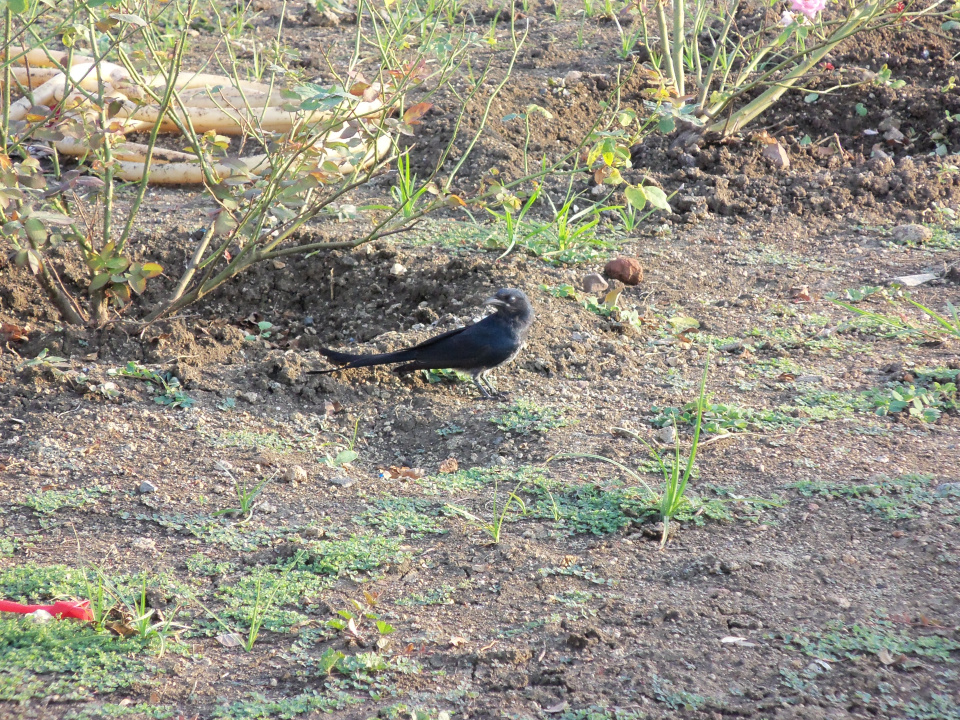
#> input picture birddetection/train/100_4082.JPG, 2880 x 2160 px, given in place of 5067788085_a0863c2908_o.jpg, which was not available (shown at 1/3 size)
$ python combine.py
#> lines starting #> are read from the running program, lines starting #| are printed output that depends on the picture; pictures that were not available may be replaced by others from this repository, and a replacement may not be noted
import os
import cv2
import numpy as np
f = open('bounding_boxes.txt')
#> (reads birddetection/bounding_boxes.txt from the repository)
line = f.readline()
i=0

while (i<300):
    c=[]
    i=i+1
    for word in line.split():
           c.append(word)

    im=cv2.imread("train/"+c[0])
#> im is the input picture: shape (2160, 2880, 3); mean B, G, R 131.7, 145.6, 149.9
    im2=im[int(c[2]):int(c[2])+int(c[4]),int(c[1]):int(c[1]+c[3])]
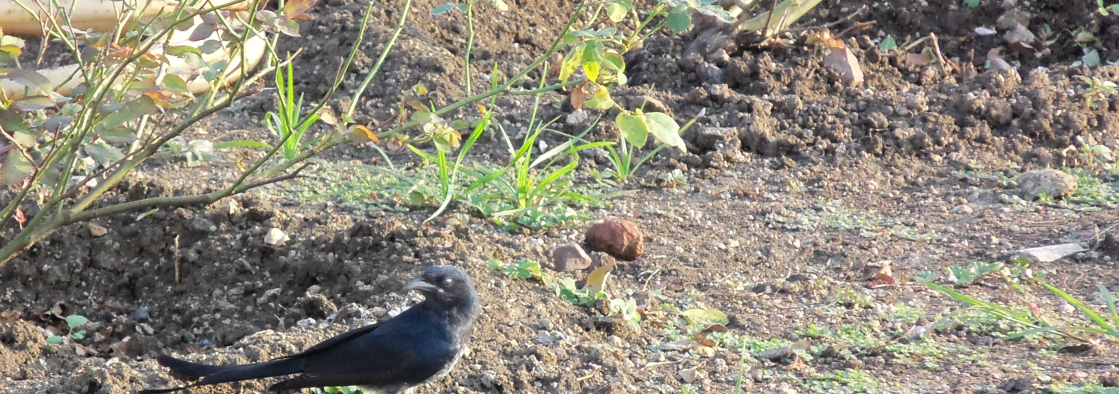
#> im2: shape (788, 2238, 3) (shown at 1/2 size); mean B, G, R 123, 137.7, 143.1
    print (i)
    im4=im[0:int(c[2]),0:int(c[1])]
    im4=cv2.resize(im4,(200,200),interpolation = cv2.INTER_AREA)
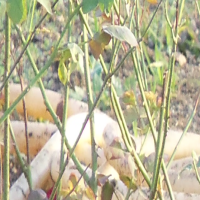
#> im4: shape (200, 200, 3); mean B, G, R 149.3, 180.3, 185.2
    im5=im[int(c[2])+int(c[4]):np.size(im,0),0:int(c[1])]
    im5=cv2.resize(im5,(200,200),interpolation = cv2.INTER_AREA)
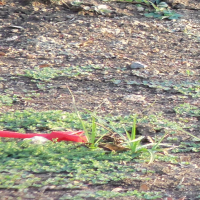
#> im5: shape (200, 200, 3); mean B, G, R 136, 151.7, 155.6
    im6=im[0:int(c[2]),int(c[1])+int(c[3]):np.size(im,1)]
    im6=cv2.resize(im6,(200,200),interpolation = cv2.INTER_AREA)
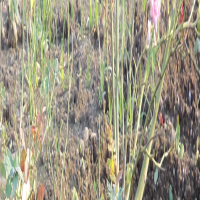
#> im6: shape (200, 200, 3); mean B, G, R 130.3, 150.1, 155.6
    im7=im[int(c[2])+int(c[4]):np.size(im,0),0:int(c[1])]
    im7=cv2.resize(im5,(200,200),interpolation = cv2.INTER_AREA)
    im8=im[0:int(c[2]),int(c[1]):int(c[1])+int(c[3])]
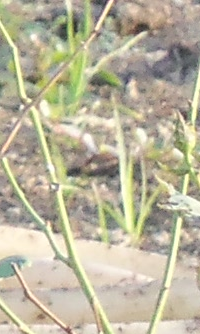
#> im8: shape (334, 200, 3); mean B, G, R 157.5, 181, 186.7
    im8=cv2.resize(im8,(200,200),interpolation = cv2.INTER_AREA)
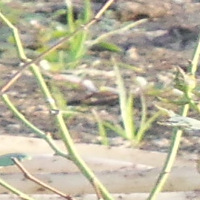
#> im8: shape (200, 200, 3); mean B, G, R 157.5, 181, 186.7
    im3=cv2.resize(im2,(200,200),interpolation = cv2.INTER_AREA)
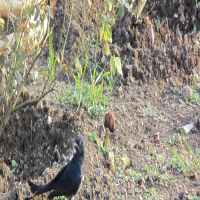
#> im3: shape (200, 200, 3); mean B, G, R 123, 137.7, 143.1
    cv2.imwrite("noimages/"+c[0],im4)
    cv2.imwrite("noimages/"+"1"+c[0],im5)
    cv2.imwrite("noimages/"+"2"+c[0],im6)
    cv2.imwrite("noimages/"+"3"+c[0],im7)
    cv2.imwrite("noimages/"+"4"+c[0],im8)
    cv2.imwrite( "images/"+c[0], im3)
    line = f.readline()
#> pass 2 of the loop `while (i<300):`:
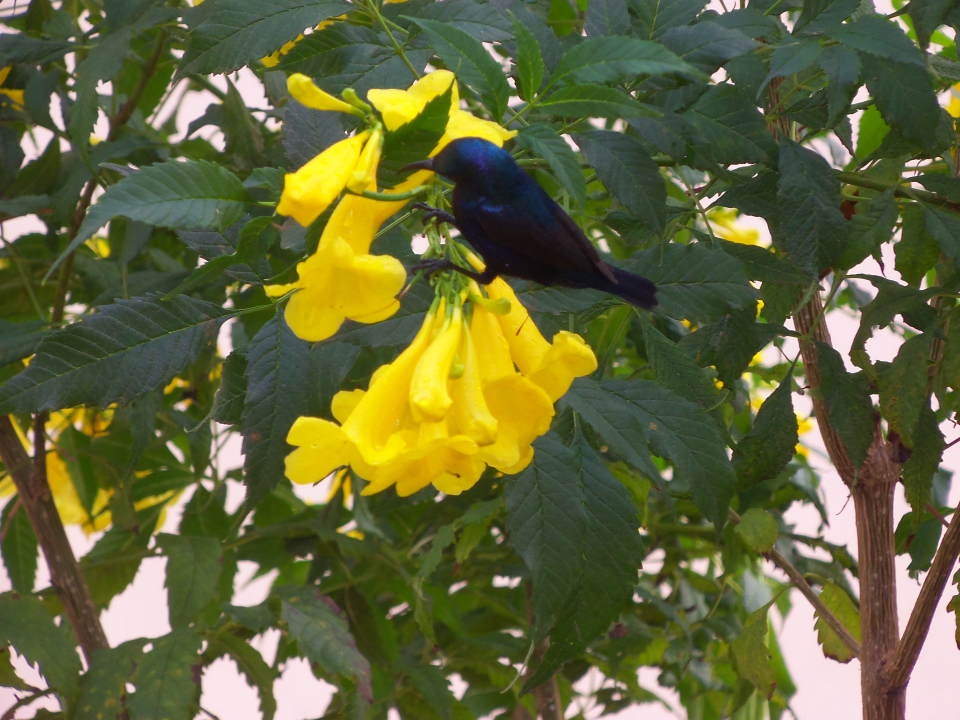
#> input picture birddetection/train/100_4493.JPG, 2880 x 2160 px, given in place of 5068405556_a2afb0cf39_o.jpg, which was not available (shown at 1/3 size)
#> im is the input picture: shape (2160, 2880, 3); mean B, G, R 58, 102.4, 99.3
#> im2: shape (762, 1875, 3)
#> `im8=cv2.resize(im8,(200,200),interpolation = cv2.INTER_AREA)`:
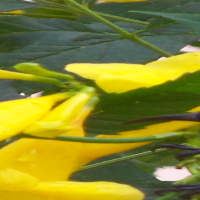
#> im8: shape (200, 200, 3); mean B, G, R 42.2, 134, 133.4
#> `im3=cv2.resize(im2,(200,200),interpolation = cv2.INTER_AREA)`:
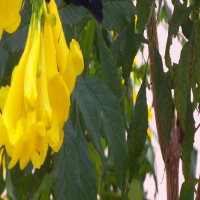
#> im3: shape (200, 200, 3); mean B, G, R 46.3, 111.5, 114.7
#> (the run stopped early here; a loop or call above may not have finished)
